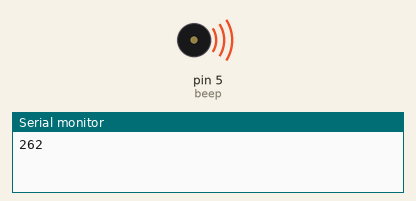
Recording of a sketch running on a simulated Arduino Uno, built with avr-gcc and run on an emulated ATmega328P. Parts: buzzer (waves = sounding), the last lines printed to the serial monitor.

Above: at 0.12 s.
At 7.87 s:
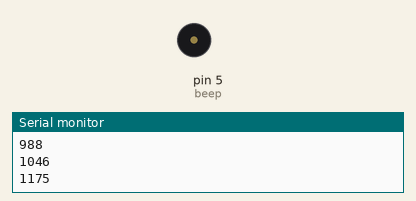
Timing chart, 0 to 8.2 s (numbered marks = the images above):
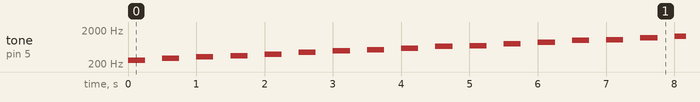

Measured:
- by itself, tone on pin 5 (beep): plays 262 Hz for 0.25 s, 294 Hz for 0.25 s, 330 Hz for 0.25 s, 349 Hz for 0.25 s, 392 Hz for 0.25 s, 440 Hz for 0.25 s … (220 notes in this stretch)

The sketch:

beep-sd.ino
```cpp
#define beep 5
void setup() {
  Serial.begin(57600);
}
//7个低音的震动频率：1，2，3，4，5，6，7
const int toned[7] = {262,294,330,349,392,440,494};
//7个中音的振动频率
const int tonez[7] = {523,587,659,698,784,880,988};
//7个高音的振动频率
const int toneg[7] = {1046,1175,1318,1397,1568,1760,1967};
void loop() {
  //依次发出低音的7个音调
  for(int i=0;i<7;i++)
  {
    tone(beep,toned[i],250);
    Serial.println(toned[i],DEC);
    delay(500);
  }
  //依次发出中音的7个音调
  for(int i=0;i<7;i++)
  {
    tone(beep,tonez[i],250);
    Serial.println(tonez[i],DEC);
    delay(500);
  }
  //依次发出高音的7个音调
  for(int i=0;i<7;i++)
  {
    tone(beep,toneg[i],250);
    Serial.println(toneg[i],DEC);
    delay(500);
  }
  delay(2000);
}
```
